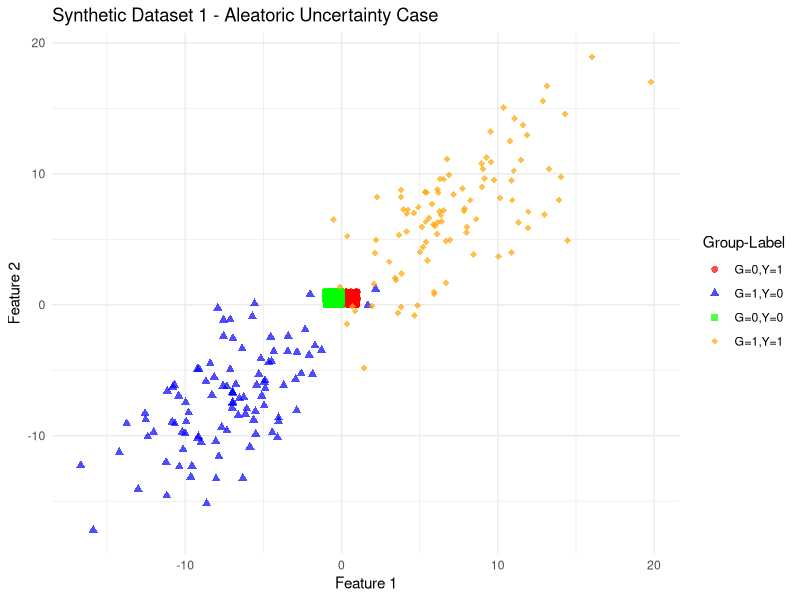
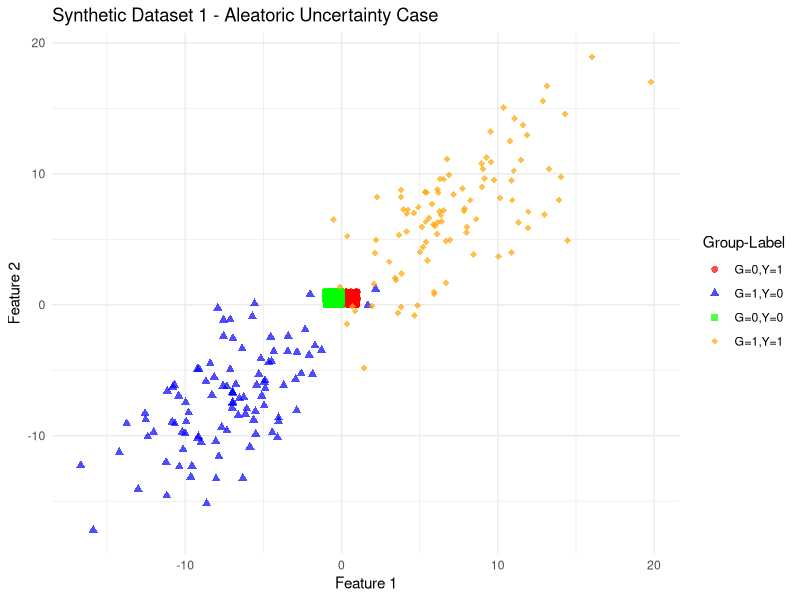

Generate these figures, in order, with R:
library(MASS)
library(tidyverse)

# Replica Synthetic Dataset 1 (SD1) dal paper
# Case of Aleatoric Uncertainty

generate_synthetic_dataset_1 <- function(n_samples = 100) {
  set.seed(42)
  
  # Parameters per le 4 distribuzioni (dal paper)
  # G=0, Y=0: Beta distribution
  # G=0, Y=1: -Beta distribution  
  # G=1, Y=0: Normal distribution
  # G=1, Y=1: Normal distribution
  
  data_list <- list()
  
  # G=0, Y=0 - Beta distribution
  n <- n_samples
  beta_samples <- matrix(rbeta(n*2, 0.5, 0.5), ncol=2)
  data_list[[1]] <- data.frame(
    feature1 = beta_samples[,1],  # Scale to match paper
    feature2 = beta_samples[,2],
    G = 0, Y = 0
  )
  
  # G=0, Y=1 - Negative Beta
  data_list[[2]] <- data.frame(
    feature1 = -(beta_samples[,1]),
    feature2 = (beta_samples[,2]),
    G = 0, Y = 1
  )
  
  # G=1, Y=0 - Normal distribution
  normal_samples_0 <- mvrnorm(n, mu = c(-7, -7), 
                              Sigma = matrix(c(15, 10, 10, 15), 2, 2))
  data_list[[3]] <- data.frame(
    feature1 = normal_samples_0[,1],
    feature2 = normal_samples_0[,2],
    G = 1, Y = 0
  )
  
  # G=1, Y=1 - Normal distribution
  normal_samples_1 <- mvrnorm(n, mu = c(7, 7), 
                              Sigma = matrix(c(15, 10, 10, 15), 2, 2))
  data_list[[4]] <- data.frame(
    feature1 = normal_samples_1[,1],
    feature2 = normal_samples_1[,2],
    G = 1, Y = 1
  )
  
  # Combine all data
  synthetic_data <- do.call(rbind, data_list)
  synthetic_data$G <- as.factor(synthetic_data$G)
  synthetic_data$Y <- as.factor(synthetic_data$Y)
  
  return(synthetic_data)
}

# Test the function
sd1_data <- generate_synthetic_dataset_1()
head(sd1_data)
table(sd1_data$G, sd1_data$Y)

### VISUALIZZAZIONE GRAFICA

plot_synthetic_data <- function(data, title = "Synthetic Dataset") {
  ggplot(data, aes(x = feature1, y = feature2, 
                   color = interaction(G, Y), 
                   shape = interaction(G, Y))) +
    geom_point(size = 2, alpha = 0.7) +
    scale_color_manual(values = c("red", "blue", "green", "orange"),
                       labels = c("G=0,Y=1", "G=1,Y=0", "G=0,Y=0", "G=1,Y=1")) +
    scale_shape_manual(values = c(16, 17, 15, 18),
                       labels = c("G=0,Y=1", "G=1,Y=0", "G=0,Y=0", "G=1,Y=1")) +
    labs(title = title, 
         x = "Feature 1", 
         y = "Feature 2",
         color = "Group-Label",
         shape = "Group-Label") +
    theme_minimal()
}

p1 <- plot_synthetic_data(sd1_data, "Synthetic Dataset 1 - Aleatoric Uncertainty Case")
print(p1)
ggsave("plots/synthetic_dataset_1.png", p1, width = 10, height = 6)

